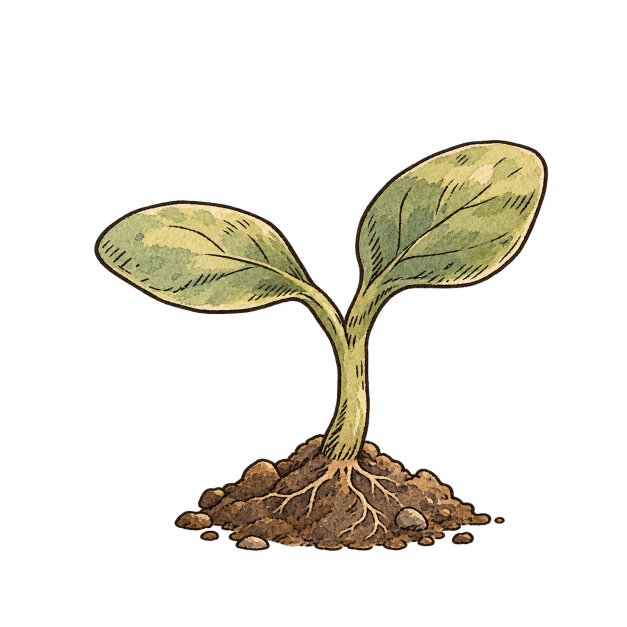
#> input picture tree1.png, 1254 x 1254 px (shown at 1/2 size)
$ python -i build-assets.py   (imports and definitions only)
#> lines starting #> are read from the running program, lines starting #| are printed output that depends on the picture
#!/usr/bin/env python3
"""올린 원본 그림을 게임이 쓸 수 있는 형태로 만든다.

  home.png    시안이라 상태바·톱니·하단바가 함께 그려져 있다.
              위쪽 UI 를 지우고, 아래쪽 하단바를 잘라 낸 배경을 만든다.
  cloudN.png  투명 여백을 잘라 내고 줄인다.

원본을 다시 올린 뒤에는 다시 돌려야 한다:

    python3 tools/build-assets.py
"""

from pathlib import Path
from PIL import Image, ImageFilter

ROOT = Path(__file__).resolve().parent.parent
OUT = ROOT / "assets"

# home.png 시안에서 읽어 낸 경계
UI_TOP = 176            # 이 위로는 상태바와 톱니바퀴가 있다
CLEAN_X = (300, 560)    # 그 높이에서 UI 가 지나가지 않는 가로 구간
NAV_TOP = 1462      # 이 아래로는 시안의 하단바

WORLD_WIDTH = 1180
CLOUD_WIDTH = 760

# 자라는 단계.  { 만들어질 이름: 루트에 올린 원본 }
GROWTH = {
    "sprout":     "tree1.png",   # 새싹
    "young-tree": "tree2.png",   # 어린나무
    "mature-tree": "tree3.png",  # 큰 나무
    "bloom-tree": "tree-flower.png",  # 꽃이 핀 나무
    "fruit-tree": "tree-fruit.png",   # 열매가 달린 나무
}
GROWTH_WIDTH = 520

# 꽃에 찾아오는 것들.  세계에서는 아주 작게 놓인다.
FLYERS = {
    "bee":       "bee.png",
    "butterfly": "butterfly.png",
}
FLYER_WIDTH = 260

# 걷는 동물.  한 장씩 올라온 그림을 가로로 이어 한 장의 띠로 만든다.
# 여섯 칸을 차례로 보여 주면 걷는다.  칸이 흔들리지 않게 여섯 장의
# 그림 영역을 합쳐 같은 틀로 잘라 낸다.
WALKS = {
    "deer-walk": ["dear%d.png" % i for i in range(1, 7)],
}
WALK_FRAME_WIDTH = 240

# 강.  후보로 river1~5.png 를 올려 두었고, 그중 하나만 세계에 쓴다.
# 나머지는 지우지 않고 variant 후보로 남겨 둔다.
RIVER_MAIN = "river2.png"
RIVER_WIDTH = 640

# 보석함과 보석.  올려 주신 그림은 흰 바탕의 jpg 라서 바탕을 지워야 한다.
JEM_BOX = "jembox.jpg"
JEM_BOX_WIDTH = 900

JEMS = {
    "jem-drop":  "jem3.jpg",   # 물방울 · 파랑 — 물의 순환
    "jem-hex":   "jem4.jpg",   # 육각 · 금빛
    "jem-round": "jem1.jpg",   # 원 · 초록
    "jem-heart": "jem2.jpg",   # 하트 · 붉은빛
}
JEM_WIDTH = 300

# 링크로 나눌 때 보이는 그림과 홈 화면 아이콘.
# 둘 다 브랜드 자산에서 온다. OG.png 는 이전 그림이라 지우지 않고 남겨 둔다.
OG_SRC = "og-new.png"
OG_SIZE = (1200, 630)
ICON_SRC = "07_app_icon_light.png"   # 마크만 떠서 쓴다
ICON_BG = (243, 240, 233)            # 그 그림의 타일 안쪽 색


def build_world(src: Path, dst: Path):
#> called with src = '../tree1.png', dst = 'out.png'
    im = Image.open(src).convert("RGB")
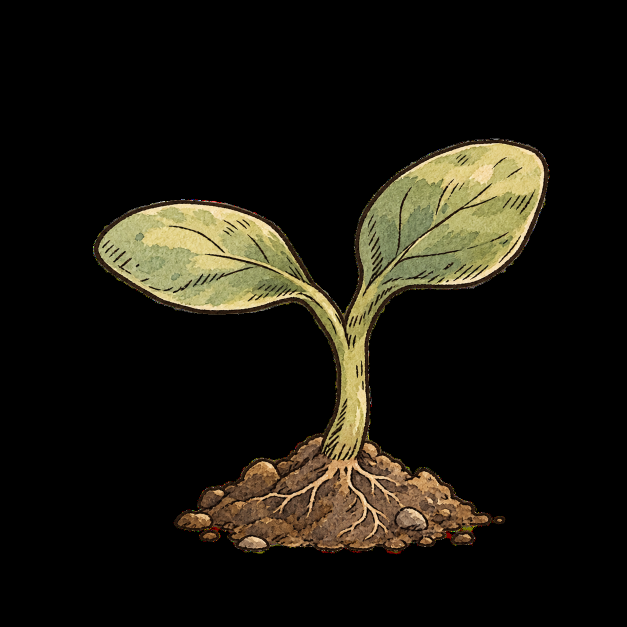
#> im: PIL image 1254x1254 RGB (shown at 1/2 size); mean R, G, B 26.2, 23.4, 15.2
    w, h = im.size
#> w = 1254; h = 1254

    # 위쪽 UI 를 덮는다. 그 자리는 균일한 크림색 띠이므로,
    # 같은 높이의 깨끗한 가로 구간을 옆으로 이어 붙이면 티가 나지 않는다.
    # (아래 띠를 세로로 반복하면 줄무늬가 생긴다)
    strip = im.crop((CLEAN_X[0], 0, CLEAN_X[1], UI_TOP))
#> strip: PIL image 260x176 RGB; every value is 0
    sw = CLEAN_X[1] - CLEAN_X[0]
    for x in range(0, w, sw):
        im.paste(strip, (x, 0))

    # 시안의 하단바를 잘라 낸다. 그 자리는 게임의 하단바가 덮는다.
    im = im.crop((0, 0, w, NAV_TOP))
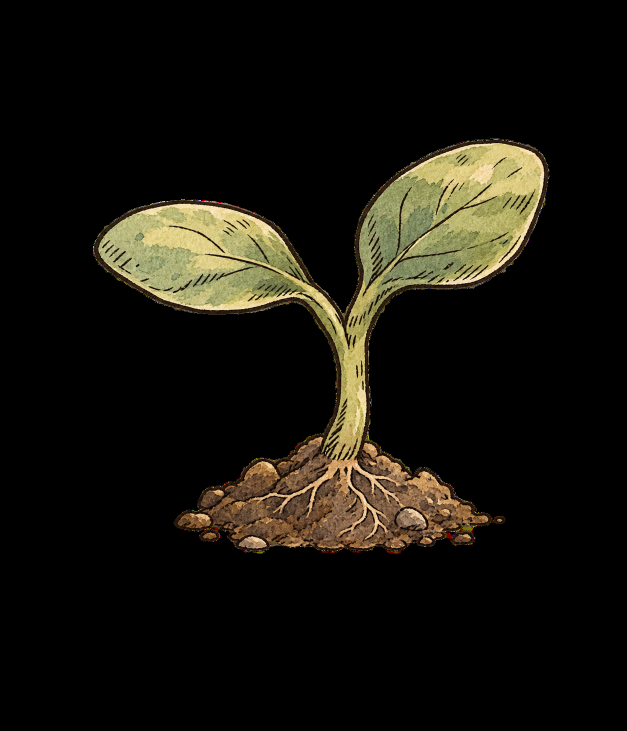
#> im: PIL image 1254x1462 RGB (shown at 1/2 size); mean R, G, B 22.5, 20.1, 13

    im = im.resize((WORLD_WIDTH, round(im.height * WORLD_WIDTH / w)), Image.LANCZOS)
#> im: PIL image 1180x1376 RGB
    im.save(dst, "WEBP", quality=80, method=6)
    return im.size


# [185 lines left out: functions build_gem, build_og, build_icon, build_strip, build_flat, build_cutout and 1 more, not called in this run]


# [2 lines not run here, left out]

>>> result = build_world('../tree1.png', 'out.png')
#> result = (1180, 1376)

$ run again, on 02_symbol.png
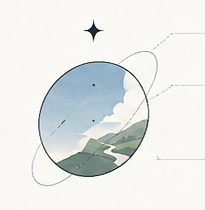
#> input picture 02_symbol.png, 205 x 210 px
#> strip: PIL image 260x176 RGB; every value is 0
#> after the loop in build_world, `for x in range(0, w, sw):`:
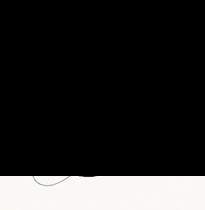
#> im: PIL image 205x210 RGB; mean R, G, B 40.2, 40, 39.4
#> in build_world, `im = im.crop((0, 0, w, NAV_TOP))`:
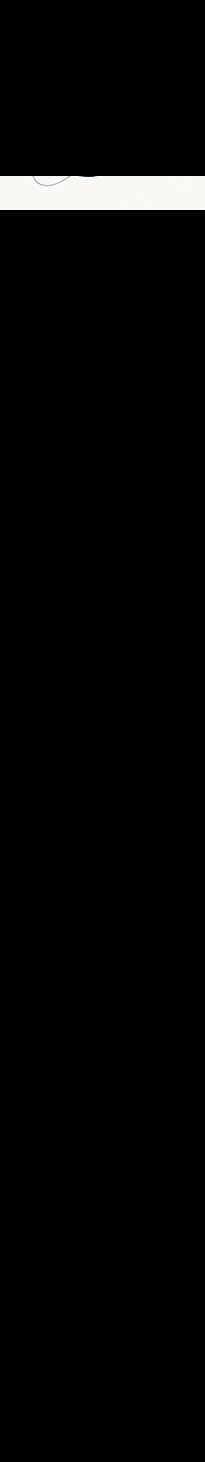
#> im: PIL image 205x1462 RGB; mean R, G, B 5.8, 5.7, 5.7
